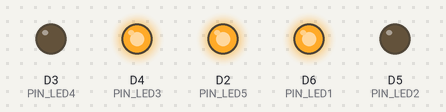
The sketch below on a simulated ESP8266 (NodeMCU). Shown: output pins drawn as LEDs (lit = HIGH).

Above: at 0.2 s.
At 1.7 s:
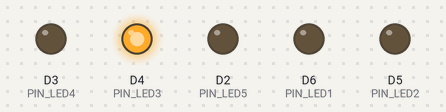
At 2.2 s:
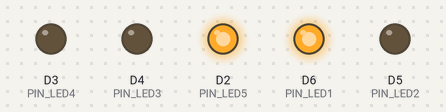
At 3.2 s:
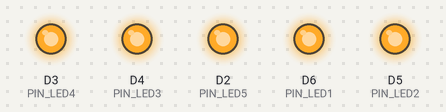
At 4.7 s:
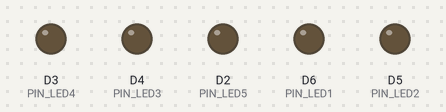
At 6.2 s:
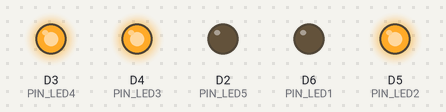
Timing chart, 0 to 6.5 s (numbered marks = the images above):
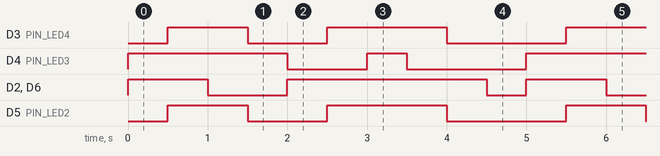

The sketch:

lightsculp-flowers.ino
```cpp
/*
 * Project A2 Light Sculpture
 * Description: Singing flowers
 * Author: Mahira Raihan
 * Date: Feb 1 2020
 */

// initializing pins
const int PIN_LED1 = D6;
const int PIN_LED2 = D5;
const int PIN_LED3 = D4;
const int PIN_LED4 = D3;
const int PIN_LED5 = D2;

void setup() {
  // setting pinMode for pins
  pinMode(PIN_LED1, OUTPUT);
  pinMode(PIN_LED2, OUTPUT);
  pinMode(PIN_LED3, OUTPUT);
  pinMode(PIN_LED4, OUTPUT);
  pinMode(PIN_LED5, OUTPUT);
}

void loop() {
  // turning lights on and off
  digitalWrite(PIN_LED1, HIGH);
  digitalWrite(PIN_LED3, HIGH);
  digitalWrite(PIN_LED5, HIGH);
  delay(500);
  digitalWrite(PIN_LED2, HIGH);
  digitalWrite(PIN_LED4, HIGH);
  delay(500);
  digitalWrite(PIN_LED1, LOW);
  digitalWrite(PIN_LED5, LOW);
  delay(500);
  digitalWrite(PIN_LED2, LOW);
  digitalWrite(PIN_LED4, LOW);
  delay(500);
  digitalWrite(PIN_LED3, LOW);
  digitalWrite(PIN_LED1, HIGH);
  digitalWrite(PIN_LED5, HIGH);
  delay(500);
  digitalWrite(PIN_LED2, HIGH);
  digitalWrite(PIN_LED4, HIGH);
  delay(500);
  digitalWrite(PIN_LED3, HIGH);
  delay(500);
  digitalWrite(PIN_LED3, LOW);
  delay(500);
  digitalWrite(PIN_LED2, LOW);
  digitalWrite(PIN_LED4, LOW);
  delay(500);
  digitalWrite(PIN_LED1, LOW);
  digitalWrite(PIN_LED5, LOW);
  delay(500);

}
```

Measured:
- by itself, D3 (PIN_LED4), D5 (PIN_LED2): repeats every 5.0 s: LOW 1.0 s, HIGH 1.5 s, LOW 1.5 s, HIGH 1.0 s
- by itself, D4 (PIN_LED3): repeats every 5.0 s: LOW 1.0 s, HIGH 0.50 s, LOW 1.5 s, HIGH 2.0 s
- by itself, D2 (PIN_LED5), D6 (PIN_LED1): repeats every 5.0 s: LOW 1.0 s, HIGH 2.5 s, LOW 0.50 s, HIGH 1.0 s
